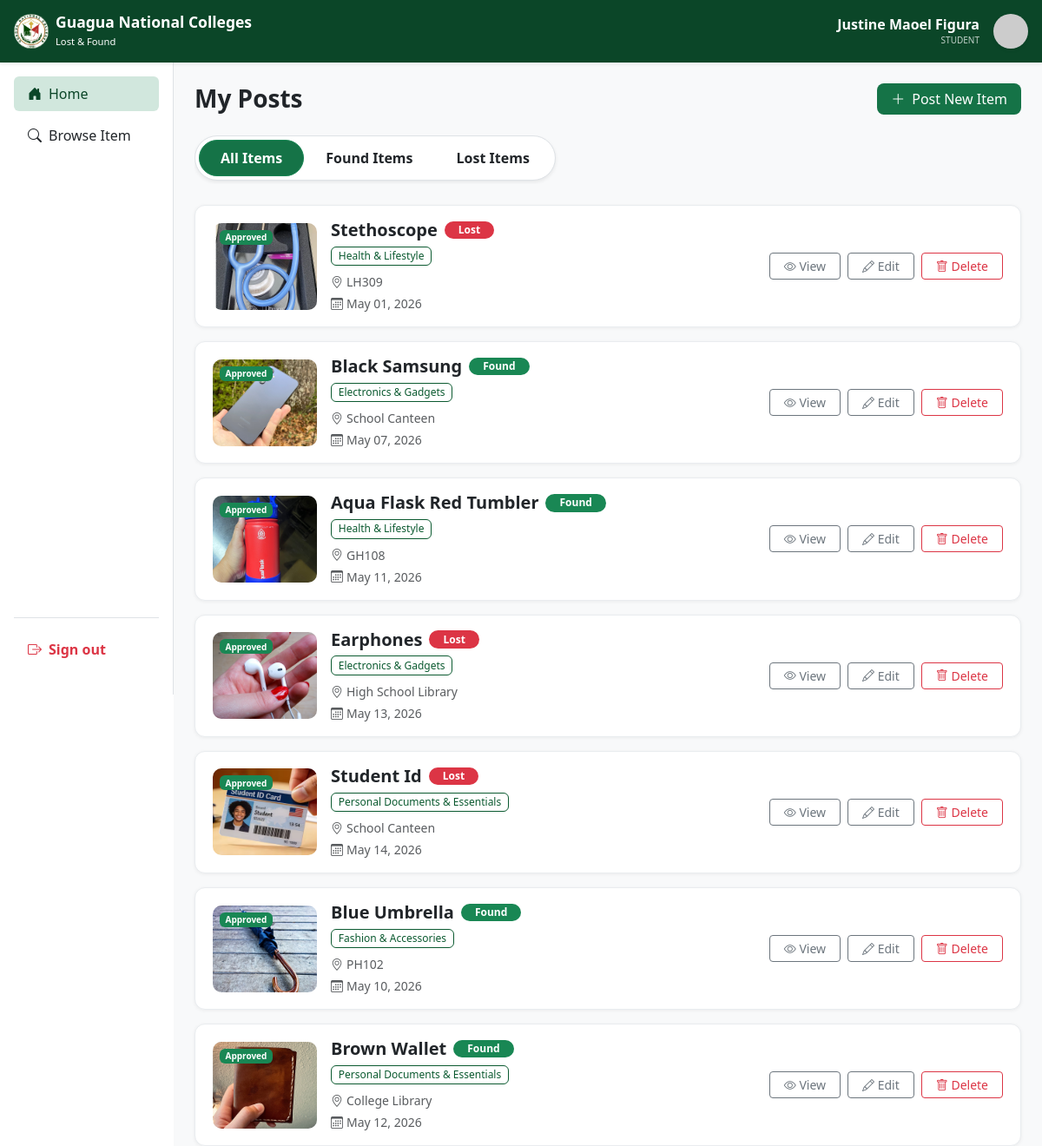
The app's page /user-dash.php (signed in) with its own data.
### tables this page shows
CREATE TABLE `items` (
  `id` int(11) NOT NULL,
  `user_id` int(11) NOT NULL,
  `category_id` int(11) NOT NULL,
  `item_name` varchar(255) NOT NULL,
  `location_text` varchar(255) NOT NULL,
  `description` text NOT NULL,
  `notes` text DEFAULT NULL,
  `item_img` varchar(255) DEFAULT NULL,
  `time_last_seen` time DEFAULT NULL,
  `status` varchar(50) NOT NULL DEFAULT 'available',
  `post_type` enum('Lost','Found') NOT NULL,
  `upload_status` enum('approved','pending','rejected') DEFAULT 'pending',
  `item_resolved_status` enum('resolved','not resolved') DEFAULT 'not resolved',
  `contact_email` varchar(150) DEFAULT NULL,
  `contact_phone` varchar(50) NOT NULL,
  `contact_num` varchar(20) DEFAULT NULL,
  `date_reported` date NOT NULL,
  `created_at` timestamp NOT NULL DEFAULT current_timestamp(),
  `submitted_to_office` tinyint(1) DEFAULT 0
);

CREATE TABLE `categories` (
  `id` int(11) NOT NULL,
  `category_name` varchar(100) NOT NULL
);

### user-dash.php (the view, shortened to what this page needs)
<?php
require_once __DIR__ . '/includes/db.php';
$user_id = $_SESSION['user_id'];
$firstName = $_SESSION['first_name'] ?? 'User';
$lastName = $_SESSION['last_name'] ?? '';
$fullName = trim($firstName . " " . $lastName);
$role = $_SESSION['role'] ?? 'Student';
$query = "SELECT items.*, categories.category_name
        FROM items
        LEFT JOIN categories ON items.category_id = categories.id
        WHERE items.user_id = ?
        ORDER BY items.created_at DESC";
$stmt = $pdo->prepare($query);
$stmt->execute([$user_id]);
$items = $stmt->fetchAll();
$item_count = count($items);
?>
<!DOCTYPE html>
<html lang="en">
<head>
    <link href="https://cdn.jsdelivr.net/npm/bootstrap@5.3.3/dist/css/bootstrap.min.css" rel="stylesheet">
    <link rel="stylesheet" href="https://cdn.jsdelivr.net/npm/bootstrap-icons@1.11.3/font/bootstrap-icons.min.css">
    <link rel="stylesheet" href="assets/css/user-dash.css">
</head>
<body>
<header class="navbar sticky-top flex-md-nowrap p-3 shadow-sm" style="background-color:#0b4628;">
    <div class="d-flex align-items-center">
        <a class="navbar-brand d-flex align-items-center text-white p-0" href="#">
            <img src="assets/images/GNC Logo.svg" alt="Logo" width="40" class="me-2">
            <div class="lh-1 d-none d-sm-block">
                <span class="fw-bold d-block small">Guagua National Colleges</span>
                <small style="font-size:0.7rem;">Lost &amp; Found</small>
            </div>
        </a>
    </div>
    <div class="text-white d-flex align-items-center">
        <div class="text-end me-3 d-none d-md-block lh-1">
            <div class="fw-bold mb-0 lh-1"><?php echo htmlspecialchars($fullName); ?></div>
            <small class="text-uppercase opacity-75" style="font-size:10px;"><?php echo htmlspecialchars($role); ?></small>
        </div>
        <img src="https://ui-avatars.com/api/?name=<?php echo urlencode($fullName); ?>&background=0b5a30&color=fff"
             class="user-avatar shadow-sm">
    </div>
</header>
<div class="container-fluid">
    <div class="row">
        <nav id="sidebarMenu" class="col-md-3 col-lg-2 d-md-block sidebar offcanvas-md offcanvas-start bg-white border-end p-0">
            <div class="offcanvas-body d-flex flex-column p-3 flex-grow-1">
                <ul class="nav nav-pills flex-column mb-auto">
                    <li class="nav-item mb-2">
                        <a href="#" class="nav-link active d-flex align-items-center"
                           style="background-color:#d1e7dd; color:#0b4628;">
                            <i class="bi bi-house-door-fill me-2"></i> Home
                        </a>
                    </li>
                    <li class="nav-item mb-2">
                        <a href="browse-item.php" class="nav-link text-dark d-flex align-items-center">
                            <i class="bi bi-search me-2"></i> Browse Item
                        </a>
                    </li>
                </ul>
                <div class="mt-auto border-top pt-3">
                    <ul class="nav nav-pills flex-column pb-3">
                        <li class="nav-item">
                            <a href="auth/logout.php" class="nav-link text-danger d-flex align-items-center fw-semibold">
                                <i class="bi bi-box-arrow-right me-2"></i> Sign out
                            </a>
                        </li>
                    </ul>
                </div>
            </div>
        </nav>
        <main class="col-md-9 ms-sm-auto col-lg-10 px-md-4 px-3 bg-light min-vh-100">
            <div class="d-flex justify-content-between align-items-center pt-4 mb-4 posts-header">
                <h3 class="fw-bold mb-0">My Posts</h3>
                <a href="#" data-bs-toggle="modal" data-bs-target="#postItemModal"
                   class="btn btn-success d-flex align-items-center px-3"
                   style="background-color:#157347; border:none; border-radius:8px;">
                    <i class="bi bi-plus-lg me-2"></i> Post New Item
                </a>
            </div>
            <div class="mb-4 filter-scroll-wrapper">
                <div class="d-inline-flex p-1 bg-white shadow-sm rounded-pill border">
                    <button class="btn btn-success rounded-pill px-4 py-2 fw-semibold small active-filter" data-filter="all">All Items</button>
                    <button class="btn btn-link text-dark text-decoration-none rounded-pill px-4 py-2 fw-semibold small" data-filter="found">Found Items</button>
                    <button class="btn btn-link text-dark text-decoration-none rounded-pill px-4 py-2 fw-semibold small" data-filter="lost">Lost Items</button>
                </div>
            </div>
            <div class="row g-3">
                <?php if ($item_count > 0): ?>
                    <?php foreach($items as $row): ?>
                        <?php $img = !empty($row['item_img']) ? "uploads/".$row['item_img'] : "assets/images/placeholder.png"; ?>
                        <div class="col-12">
                            <div class="item-card <?php echo strtolower($row['post_type']); ?>">
                                <div class="card-top-row">
                                    <div class="card-thumb flex-shrink-0">
                                        <img src="<?php echo $img; ?>" alt="Item image">
                                        <span class="badge position-absolute top-0 start-0 m-2
                                            <?php echo ($row['upload_status'] ?? 'pending') === 'approved'
                                                ? 'bg-success'
                                                : (($row['upload_status'] ?? 'pending') === 'rejected'
                                                    ? 'bg-danger' : 'bg-warning text-dark'); ?>"
                                              style="font-size:10px;">
                                            <?php echo ucfirst($row['upload_status'] ?? 'Pending'); ?>
                                        </span>
                                    </div>
                                    <div class="card-details flex-grow-1">
                                        <div class="d-flex align-items-center gap-2 mb-1 flex-wrap">
                                            <h5 class="fw-bold mb-0"><?php echo htmlspecialchars($row['item_name']); ?></h5>
                                            <?php if (!empty($row['post_type'])): ?>
                                                <span class="badge rounded-pill px-3 fw-semibold"
                                                      style="<?php echo strtolower($row['post_type']) === 'found'
                                                          ? 'background-color:#198754;color:#fff;'
                                                          : 'background-color:#dc3545;color:#fff;'; ?>">
                                                    <?php echo ucfirst($row['post_type']); ?>
                                                </span>
                                            <?php endif; ?>
                                        </div>
                                        <div class="mb-2">
                                            <span class="badge border fw-normal"
                                                  style="border-color:#0b5a30 !important; color:#0b5a30;">
                                                <?php echo htmlspecialchars($row['category_name'] ?? 'General'); ?>
                                            </span>
                                        </div>
                                        <div class="d-flex flex-column gap-1 text-muted small">
                                            <span><i class="bi bi-geo-alt me-1"></i><?php echo htmlspecialchars($row['location_text']); ?></span>
                                            <span><i class="bi bi-calendar3 me-1"></i><?php echo date('M d, Y', strtotime($row['date_reported'] ?? 'now')); ?></span>
                                        </div>
                                    </div>
                                    <div class="card-actions-desktop gap-2 flex-shrink-0">
                                        <button type="button" class="btn btn-outline-secondary btn-sm px-3"
                                            data-bs-toggle="modal" data-bs-target="#viewItemModal"
                                            data-name="<?php echo htmlspecialchars($row['item_name']); ?>"
                                            data-type="<?php echo $row['post_type']; ?>"
                                            data-category="<?php echo htmlspecialchars($row['category_name'] ?? 'General'); ?>"
                                            data-location="<?php echo htmlspecialchars($row['location_text']); ?>"
                                            data-date="<?php echo date('M d, Y', strtotime($row['date_reported'])); ?>"
                                            data-time="<?php echo date('h:i A', strtotime($row['date_reported'])); ?>"
                                            data-desc="<?php echo htmlspecialchars($row['description'] ?? 'No description provided.'); ?>"
                                            data-img="<?php echo $img; ?>"
                                            data-user="<?php echo htmlspecialchars($fullName); ?>"
                                            data-role="<?php echo htmlspecialchars($role); ?>"
                                            data-email="<?php echo htmlspecialchars($row['contact_email'] ?? 'Not provided'); ?>"
                                            data-phone="<?php echo htmlspecialchars($row['contact_num'] ?? 'Not provided'); ?>"
                                            data-submitted-to-office="<?php echo isset($row['submitted_to_office']) && $row['submitted_to_office'] ? 'true' : 'false'; ?>">
                                            <i class="bi bi-eye"></i> View
                                        </button>
                                        <button type="button" class="btn btn-outline-secondary btn-sm px-3 btn-edit-trigger"
                                            data-bs-toggle="modal" data-bs-target="#editItemModal"
                                            data-id="<?php echo $row['id']; ?>"
                                            data-name="<?php echo htmlspecialchars($row['item_name']); ?>"
                                            data-type="<?php echo $row['post_type']; ?>"
                                            data-category="<?php echo $row['category_id']; ?>"
                                            data-location="<?php echo htmlspecialchars($row['location_text']); ?>"
                                            data-date="<?php echo date('Y-m-d', strtotime($row['date_reported'])); ?>"
                                            data-time="<?php echo date('H:i', strtotime($row['date_reported'])); ?>"
                                            data-desc="<?php echo htmlspecialchars($row['description'] ?? ''); ?>"
                                            data-notes="<?php echo htmlspecialchars($row['notes'] ?? ''); ?>"
                                            data-img="<?php echo $img; ?>"
                                            data-email="<?php echo htmlspecialchars($row['contact_email'] ?? ''); ?>"
                                            data-phone="<?php echo htmlspecialchars($row['contact_num'] ?? ''); ?>"
                                            data-submitted-to-office="<?php echo isset($row['submitted_to_office']) && $row['submitted_to_office'] ? 'true' : 'false'; ?>">
                                            <i class="bi bi-pencil"></i> Edit
                                        </button>
                                        <form action="actions/delete.php" method="POST" class="d-inline"
                                              onsubmit="return confirm('Are you sure you want to delete this item?');">
                                            <button type="submit" class="btn btn-outline-danger btn-sm px-3">
                                                <i class="bi bi-trash"></i> Delete
                                            </button>
                                        </form>
                                    </div>
                                </div>
                            </div>
                        </div>
                    <?php endforeach; ?>
                <?php else: ?>
                    <div class="text-center py-5">
                        <p class="text-muted">No items posted yet.</p>
                    </div>
                <?php endif; ?>
            </div>
        </main>
    </div>
</div>
</body>
</html>

### assets/css/user-dash.css (style rules this page uses)
.user-avatar { width: 40px; height: 40px; border-radius: 50%; object-fit: cover; }
.active-filter { background-color: #157347 !important; color: white !important; }
.filter-scroll-wrapper { overflow-x: auto; -webkit-overflow-scrolling: touch; scrollbar-width: none; padding-bottom: 4px; }
.filter-scroll-wrapper .d-inline-flex { white-space: nowrap; min-width: max-content; }
.item-card { background: #fff; border-radius: 12px; overflow: hidden; border: 1px solid #e9ecef; box-shadow: 0 1px 4px rgba(0,0,0,0.06); transition: box-shadow 0.2s ease; }
@media (min-width: 768px) { #sidebarMenu { position: sticky; top: 72px; height: calc(100vh - 72px) !important; } }
@media (min-width: 768px) { .offcanvas-body { height: 100% !important; display: flex !important; flex-direction: column !important; } }
@media (min-width: 768px) { .item-card { padding: 1rem 1.25rem; } }
@media (min-width: 768px) { .item-card .card-top-row { display: flex; align-items: center; gap: 1rem; } }
@media (min-width: 768px) { .item-card .card-thumb { width: 120px !important; height: 100px !important; flex-shrink: 0; border-radius: 10px; overflow: hidden; position: relative; } }
@media (min-width: 768px) { .item-card .card-thumb img { width: 100%; height: 100%; object-fit: cover; display: block; } }
@media (min-width: 768px) { .item-card .card-details { flex: 1; min-width: 0; } }
@media (min-width: 768px) { .card-actions-desktop { display: flex !important; } }

### records on screen
items: item_img (picture), upload_status "Approved", item_name "Stethoscope", post_type "Lost", category.category_name "Health & Lifestyle", location_text "LH309", date_reported "May 01, 2026"
items: item_img (picture), upload_status "Approved", item_name "Black Samsung", post_type "Found", category.category_name "Electronics & Gadgets", location_text "School Canteen", date_reported "May 07, 2026"
items: item_img (picture), upload_status "Approved", item_name "Aqua Flask Red Tumbler", post_type "Found", category.category_name "Health & Lifestyle", location_text "GH108", date_reported "May 11, 2026"
items: item_img (picture), upload_status "Approved", item_name "Earphones", post_type "Lost", category.category_name "Electronics & Gadgets", location_text "High School Library", date_reported "May 13, 2026"
items: item_img (picture), upload_status "Approved", item_name "Student Id", post_type "Lost", category.category_name "Personal Documents & Essentials", location_text "School Canteen", date_reported "May 14, 2026"
items: item_img (picture), upload_status "Approved", item_name "Blue Umbrella", post_type "Found", category.category_name "Fashion & Accessories", location_text "PH102", date_reported "May 10, 2026"
items: item_img (picture), upload_status "Approved", item_name "Brown Wallet", post_type "Found", category.category_name "Personal Documents & Essentials", location_text "College Library", date_reported "May 12, 2026"

### other values on screen
$fullName "Justine Maoel Figura"
$role "STUDENT"
